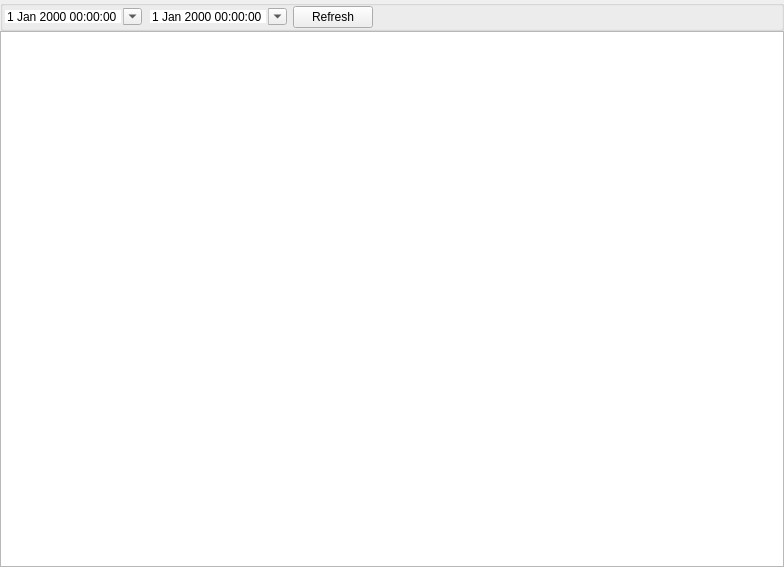
<?xml version="1.0" encoding="UTF-8"?>
<ui version="4.0">
 <class>RefWidget</class>
 <widget class="QWidget" name="RefWidget">
  <property name="geometry">
   <rect>
    <x>0</x>
    <y>0</y>
    <width>784</width>
    <height>567</height>
   </rect>
  </property>
  <property name="windowTitle">
   <string/>
  </property>
  <layout class="QGridLayout" name="gridLayout">
   <property name="leftMargin">
    <number>0</number>
   </property>
   <property name="topMargin">
    <number>0</number>
   </property>
   <property name="rightMargin">
    <number>0</number>
   </property>
   <property name="bottomMargin">
    <number>0</number>
   </property>
   <property name="spacing">
    <number>0</number>
   </property>
   <item row="0" column="0">
    <widget class="QGroupBox" name="treeWidgetOrder">
     <property name="sizePolicy">
      <sizepolicy hsizetype="Preferred" vsizetype="Preferred">
       <horstretch>0</horstretch>
       <verstretch>0</verstretch>
      </sizepolicy>
     </property>
     <property name="title">
      <string/>
     </property>
     <layout class="QHBoxLayout" name="horizontalLayout_2">
      <property name="spacing">
       <number>-1</number>
      </property>
      <property name="leftMargin">
       <number>0</number>
      </property>
      <property name="topMargin">
       <number>0</number>
      </property>
      <property name="rightMargin">
       <number>0</number>
      </property>
      <property name="bottomMargin">
       <number>0</number>
      </property>
      <item>
       <widget class="DateTimeEdit" name="start">
        <property name="frame">
         <bool>false</bool>
        </property>
        <property name="calendarPopup">
         <bool>true</bool>
        </property>
       </widget>
      </item>
      <item>
       <widget class="DateTimeEdit" name="end">
        <property name="frame">
         <bool>false</bool>
        </property>
        <property name="calendarPopup">
         <bool>true</bool>
        </property>
       </widget>
      </item>
      <item>
       <widget class="QPushButton" name="pBtnRefresh">
        <property name="text">
         <string>Refresh</string>
        </property>
       </widget>
      </item>
      <item>
       <spacer name="horizontalSpacer_3">
        <property name="orientation">
         <enum>Qt::Orientation::Horizontal</enum>
        </property>
        <property name="sizeHint" stdset="0">
         <size>
          <width>516</width>
          <height>17</height>
         </size>
        </property>
       </spacer>
      </item>
     </layout>
    </widget>
   </item>
   <item row="1" column="0">
    <widget class="QTableView" name="tableView"/>
   </item>
  </layout>
 </widget>
 <customwidgets>
  <customwidget>
   <class>DateTimeEdit</class>
   <extends>QDateTimeEdit</extends>
   <header location="global">widget/datetimeedit.h</header>
  </customwidget>
 </customwidgets>
 <resources/>
 <connections/>
</ui>
